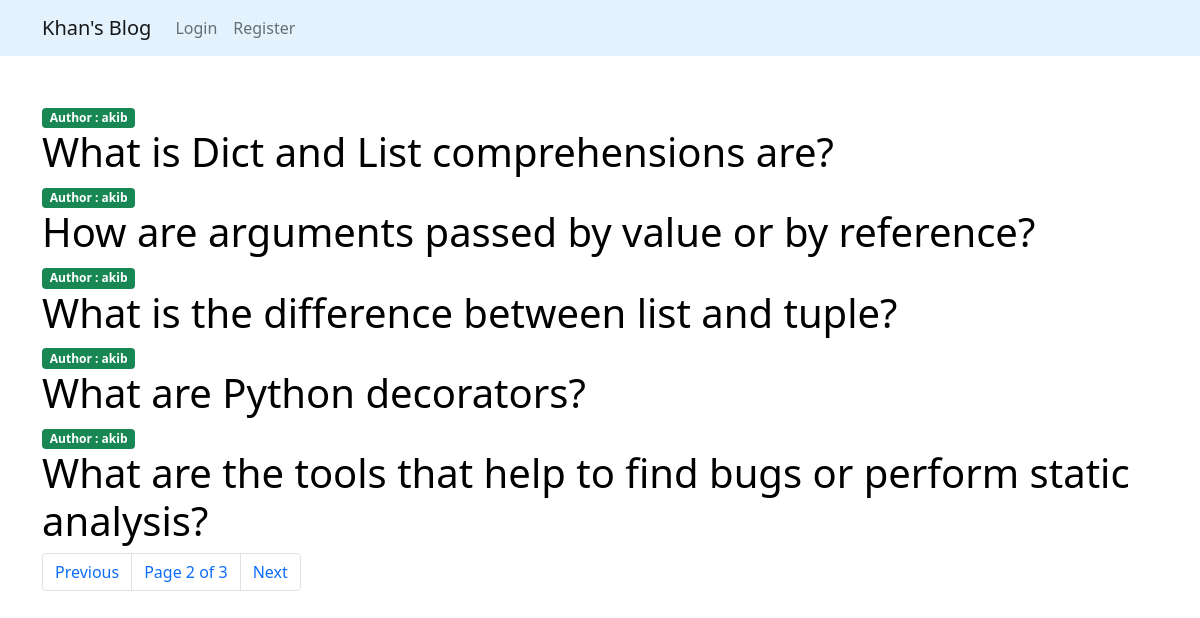
Screenshot of /?page=2 with the database file from the repository.
### articles/models.py (models this page shows, shortened)
class Article(models.Model):
    title = models.CharField(max_length=200)
    description = models.TextField()
    slug = models.SlugField(max_length=100, unique=True)
    published = models.DateTimeField(auto_now_add=True)
    author = models.ForeignKey(User, on_delete=models.CASCADE)

### articles/views.py (the view)
# urls.py: path("", article_list, name='article_list'),
def article_list(request):
    article_list =  Article.objects.all().order_by('-published')
    paginator = Paginator(article_list, 5)
    page = request.GET.get('page')
    try:
        articles = paginator.page(page)
    except PageNotAnInteger:
        articles = paginator.page(1)
    except EmptyPage:
        articles = paginator.page(paginator.num_pages)
    return render(request, 'article.html', {'article_list': articles, 'page':page})

### articles/templates/article.html (shortened to what this page needs)
{% extends 'base.html' %}
{% block body %}
<div class="container mt-5">
    {% for article in article_list %}
        <span class = "badge roundedpill bg-success"> Author : {{article.author}}</span>
        <h1> <a class="link-style" href="{% url 'article_details' article.slug %}" >{{article.title}}</a></h1>
    {% endfor %}
    {% include 'account/pagination.html' with page=article_list %}
</div>
{% endblock %}

### articles/templates/article.html (style rules this page uses)
.link-style { text-decoration : none; color : black; }

### rows the page displays
Article: author "akib", title "What is Dict and List comprehensions are?"
Article: author "akib", title "How are arguments passed by value or by reference?"
Article: author "akib", title "What is the difference between list and tuple?"
Article: author "akib", title "What are Python decorators?"
Article: author "akib", title "What are the tools that help to find bugs or perform static analysis?"

### other values shown
{{ page.number }} "2"
{{ page.paginator.num_pages }} "3"
